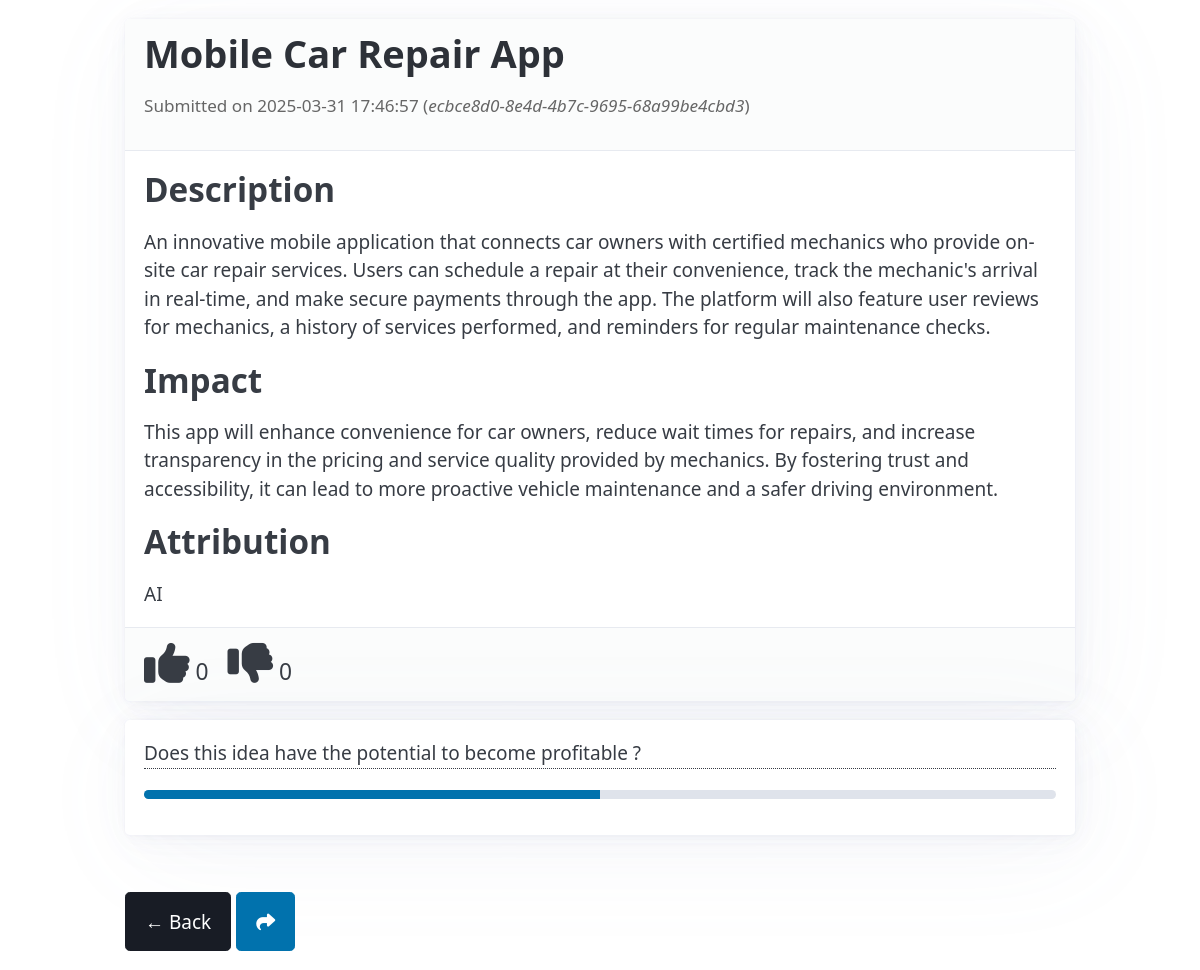
The app's page /idea/ecbce8d0-8e4d-4b7c-9695-68a99be4cbd3 with its own data.
### model.py (models this page shows, shortened)
class Idea(db.Model):
    id = db.Column(db.Integer, primary_key=True)
    title = db.Column(db.String(200), nullable=False)
    description = db.Column(db.Text, nullable=False)
    impact = db.Column(db.Text, nullable=False)
    attribution = db.Column(db.String(200), nullable=False)
    timestamp = db.Column(db.DateTime, default=lambda: datetime.now(timezone.utc))
    unique_hash = db.Column(db.String(36), unique=True, nullable=False, default=lambda: str(uuid.uuid4()))
    up_votes = db.Column(db.Integer, default=0)
    down_votes = db.Column(db.Integer, default=0)

### app.py (the view)
@app.route('/idea/<unique_hash>')
def idea_detail(unique_hash):
    idea = Idea.query.filter_by(unique_hash=unique_hash).first()
    if idea is None:
        return render_template('404_custom.html'), 404
    return render_template('idea_detail.html', idea=idea)

### app.py (called while the page is built, shortened)
def calculate_progress(up_votes, down_votes):
    n = up_votes + down_votes
    if n == 0:
        return 50  # Neutral score if no votes

### templates/idea_detail.html (shortened to what this page needs)
<!doctype html>
<html lang="en">
<head>
    <link href="https://cdn.jsdelivr.net/npm/@picocss/pico@2/css/pico.min.css" rel="stylesheet">
    <link href="https://cdnjs.cloudflare.com/ajax/libs/font-awesome/6.4.2/css/all.min.css" rel="stylesheet">
</head>
<body>
<main class="container">
    <article class="card">
        <header class="idea-header">
            <h1>{{ idea.title }}</h1>
            <p class="idea-meta">
                Submitted on {{ idea.timestamp.strftime('%Y-%m-%d %H:%M:%S') }}
                (<em>{{ idea.unique_hash }}</em>)
            </p>
        </header>
        <section>
            <h2>Description</h2>
            <p>{{ idea.description }}</p>
        </section>
        <section>
            <h2>Impact</h2>
            <p>{{ idea.impact }}</p>
        </section>
        <section>
            <h2>Attribution</h2>
            <p>{{ idea.attribution }}</p>
        </section>
        {% if idea.up_votes is not none and idea.down_votes is not none %}
        <footer class="idea-votes">
            <a data-tooltip="{{ idea.up_votes }} votes" href="#"
               onclick="voteIdea({{ idea.id }}, 'up', this); return false;">
                <i class="fas fa-thumbs-up fa-2x"></i>
                <span class="upvotes">{{ idea.up_votes }}</span>
            </a>
            <a data-tooltip="{{ idea.down_votes }} votes" href="#"
               onclick="voteIdea({{ idea.id }}, 'down', this); return false;">
                <i class="fas fa-thumbs-down fa-2x"></i>
                <span class="downvotes">{{ idea.down_votes }}</span>
            </a>
        </footer>
        {% endif %}
    </article>
    <article>
        <p data-tooltip="Based on user feedback and Wilson Score Lower Bound">Does this idea have the potential to
            become profitable ?</p>
        <progress max="100" value="{{ calculate_progress(idea.up_votes, idea.down_votes) }}"></progress>
    </article>
    <footer class="back-button">
        <button class="contrast" onclick="history.back()">← Back</button>
        <a class="share-button" data-tooltip="Share this idea" href="#"
           onclick="shareIdea('{{ url_for('idea_detail', unique_hash=idea.unique_hash, _external=True) }}', '{{ idea.title }}'); return false;"
           role="button">
            <i class="fa-solid fa-share"></i>
        </a>
    </footer>
</main>
</body>
</html>

### templates/idea_detail.html (style rules this page uses)
.idea-header { margin-bottom: 1rem; }
.idea-meta { font-size: 0.9rem; color: #666; }
.idea-votes { display: flex; gap: 1rem; margin-top: 1rem; font-size: 1.2rem; }
.idea-votes a { text-decoration: none; color: var(--color-primary); }
.back-button { margin-top: 2rem; display: inline-block; }

### records on screen
Idea: title "Mobile Car Repair App", timestamp "2025-03-31 17:46:57", unique_hash "ecbce8d0-8e4d-4b7c-9695-68a99be4cbd3", description "An innovative mobile application that connects car owners with certified mechanics who provide on-site car repair services. Users can schedule a repair at their convenience, track the mechanic's arrival in real-time, and make secure payments through the app. The platform will also feature user reviews for mechanics, a history of services performed, and reminders for regular maintenance checks.", impact "This app will enhance convenience for car owners, reduce wait times for repairs, and increase transparency in the pricing and service quality provided by mechanics. By fostering trust and accessibility, it can lead to more proactive vehicle maintenance and a safer driving environment.", attribution "AI", up_votes "0", down_votes "0"
